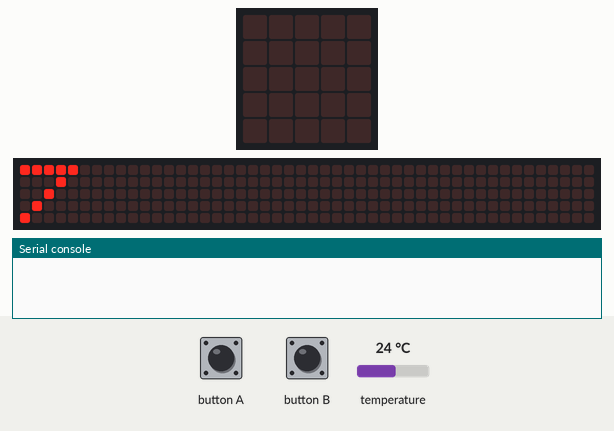
The program below on a simulated BBC micro:bit (MakeCode). On the bench: the board's 5×5 LED display, a strip that is not on the board, showing the scrolling text unrolled, the last lines printed to the serial console. The inputs (shaded band) are chosen by the test bench; at power-on: temperature 24 °C. No radio messages arrive unless stated (any console line starting 'radio sent:' is added by the test bench); the 48×5 strip is a reading aid, not a part: it shows the text the display is scrolling, unrolled, one strip-width of it at a time.

Above: at 8.8 s.
10.3 s: button A pressed for 0.15 s
At 11.91 s:
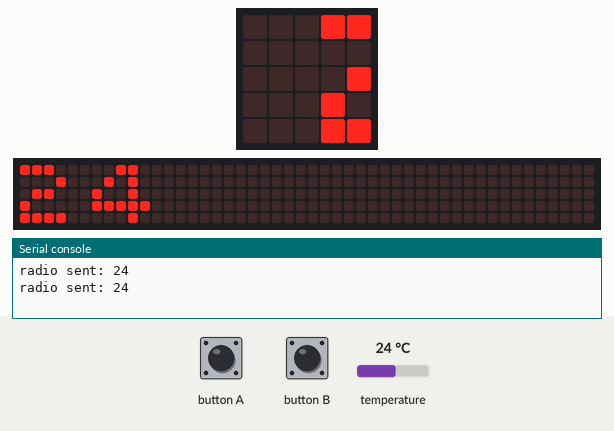
13.5 s: temperature set to 12 °C
At 15.1 s:
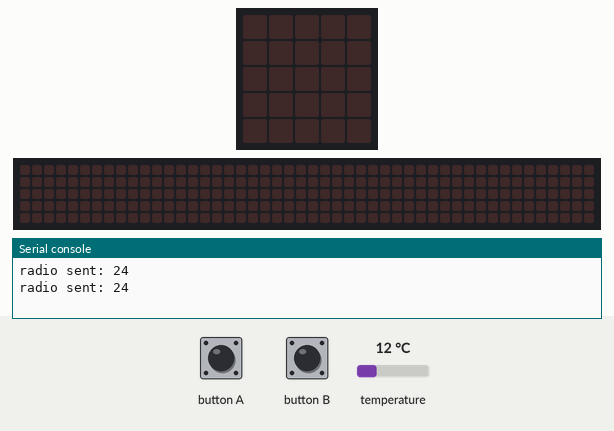
At 19.22 s:
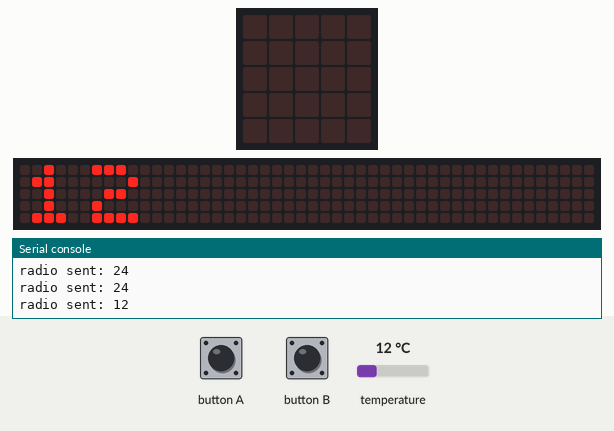

Measured:
- after the input at 10.3 s, the display: first changes after 1.2 s (image 1 shows a later state)
- what the display in image 2 shows lasts 2.5 s, from 14.2 s to 16.7 s
- what the display in image 3 shows lasts 0.4 s, from 19.0 s to 19.4 s

The program:

main.ts
```typescript
/** Este pequeño sketch lee la temperatura y la envía por radio */
let RADIO_GROUP = 127
let INTERVAL_MS = 2500
let show_text = false
let welcome_text = "EMISOR" + ("" + RADIO_GROUP)
basic.showString(welcome_text)
radio.setGroup(RADIO_GROUP)
function toggle_show_text() {

    show_text = !show_text
}

basic.forever(function loop() {
    //  Leo la temperatura
    let temp = input.temperature()
    // Enciendo y apago la radio constantemente
    radio.on()
    radio.sendNumber(temp)
    radio.off()
    //  Espero INTERVAL_MS milisegundos
    if (show_text) {
        basic.showString("" + temp)
    }

    basic.pause(INTERVAL_MS)
})
input.onButtonPressed(Button.A, toggle_show_text)
input.onButtonPressed(Button.B, toggle_show_text)
```

test.ts
```typescript
// aquí va el archivo "tests"; esto no se compilará cuando este paquete se utilice como una extensión.
```
